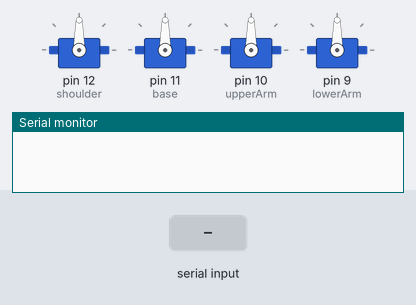
A sketch run on a simulated Arduino Uno, built with avr-gcc and run on an emulated ATmega328P. On the bench: 4 × servo, the last lines printed to the serial monitor. Inputs (shaded band) come from the test bench.

Above: at 1.2 s.
1.3 s: "30,150\n" received over Serial
At 2.1 s:
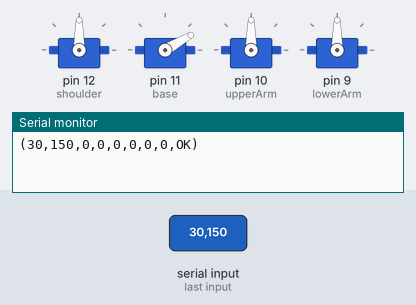
4.3 s: "90,45\n" received over Serial
At 5.8 s:
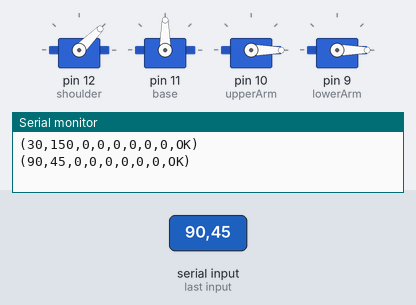
6.8 s: "5\n" received over Serial
At 9.3 s:
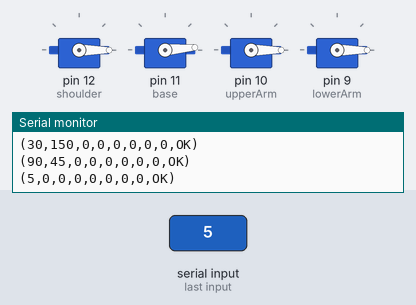
9.8 s: "90\n" received over Serial
At 10.8 s:
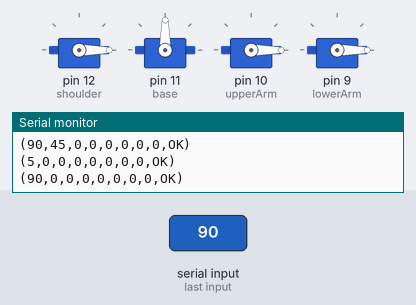
11.8 s: "200\n" received over Serial
At 14.4 s:
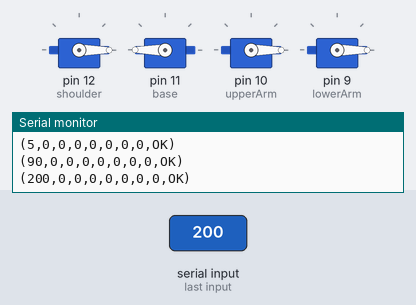
14.8 s: "1,90\n" received over Serial
At 18.5 s:
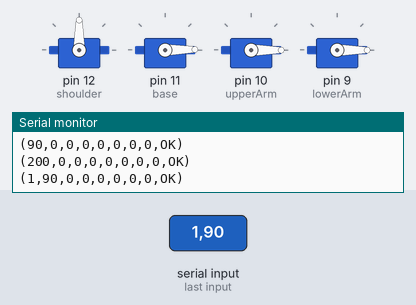
Timing chart, 0 to 18.8 s (numbered marks = the images above; inputs shaded):
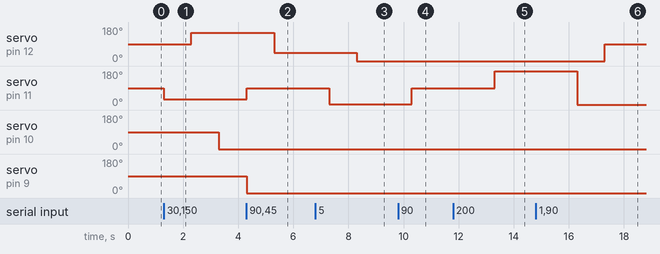

The sketch:

ArduinoRobot.ino
```cpp
#include <Servo.h>

Servo shoulder;
Servo base;
Servo upperArm;
Servo lowerArm;
String receiveBuffer = "";
bool receivedMessage = false;

void setup() {
  shoulder.attach(12);
  base.attach(11);
  upperArm.attach(10);
  lowerArm.attach(9);

  Serial.begin(115200);
}

void loop() {
  if(receivedMessage){
    handleMessage();
    receiveBuffer="";
    receivedMessage=false;
  }
}

void handleMessage(){
  int values[] = {0,0,0,0,0,0,0,0};
  int i = 0;
  int curPos  = receiveBuffer.indexOf('(')+1;
  while(receiveBuffer.indexOf(',',curPos) != -1){
    int second = receiveBuffer.indexOf(',',curPos);
    int val = (receiveBuffer.substring(curPos,second)).toInt();
    values[i] = val;
    curPos = receiveBuffer.indexOf(',',curPos)+1;
    i++;
  }
  int val = (receiveBuffer.substring(curPos,receiveBuffer.indexOf(')',curPos)).toInt());
  values[i] = val;

  Serial.print("(");
  for(int i = 0; i < 8; i++){
    Serial.print(String(values[i]));
    Serial.print(',');
  }
  Serial.write("OK");
  Serial.println(')');
  base.write(values[0]);
  delay(1000);
  shoulder.write(values[1]);
  delay(1000);
  upperArm.write(values[2]);
  delay(1000);
  lowerArm.write(values[3]);
}

/*
  SerialEvent occurs whenever a new data comes in the
 hardware serial RX.  This routine is run between each
 time loop() runs, so using delay inside loop can delay
 response.  Multiple bytes of data may be available.
 */
void serialEvent() {
  while (Serial.available()) {
    char inChar = (char)Serial.read();
    if (inChar == '\n') {
      receivedMessage = true;
    }else{
      receiveBuffer += inChar;
    }
  }
}
/*
  shoulder.write(180);
  delay(1000);
  base.write(180);
  delay(1000);
  upperArm.write(180);
  delay(1000);
  lowerArm.write(180);
  delay(1000);
  shoulder.write(0);
  delay(1000);
  base.write(0);
  delay(1000);
  upperArm.write(0);
  delay(1000);
  lowerArm.write(0);
  delay(1000);
 */
```

Measured:
- after the input at 1.3 s, servo on pin 12 (shoulder): 90° → 150° after 1.0 s; servo on pin 11 (base): 90° → 30° at once; servo on pin 10 (upperArm): 90° → 0° after 2.0 s
- after the input at 4.3 s, servo on pin 12 (shoulder): 150° → 45° after 1.0 s; servo on pin 11 (base): 30° → 90° at once
- after the input at 6.8 s, servo on pin 12 (shoulder): 45° → 0° after 1.5 s; servo on pin 11 (base): 90° → 5° after 0.50 s
- after the input at 9.8 s, servo on pin 11 (base): 5° → 90° after 0.51 s
- after the input at 11.8 s, servo on pin 11 (base): 90° → 180° after 1.5 s
- after the input at 14.8 s, servo on pin 12 (shoulder): 0° → 90° after 2.5 s; servo on pin 11 (base): 180° → 1° after 1.5 s
